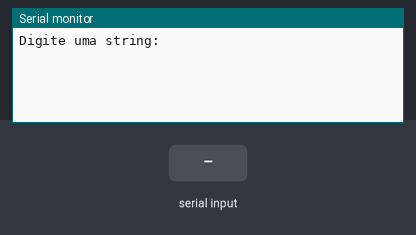
The sketch below on a simulated Arduino Uno, built with avr-gcc and run on an emulated ATmega328P. On the bench: the last lines printed to the serial monitor. Inputs (shaded band) come from the test bench.

Above: at 1.2 s.
1.3 s: "1" received over Serial
At 3.4 s:
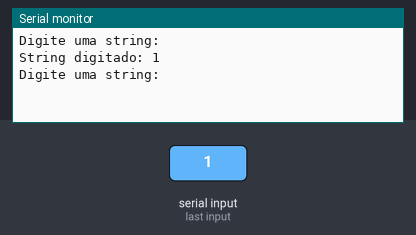
3.8 s: "0" received over Serial
At 5.2 s:
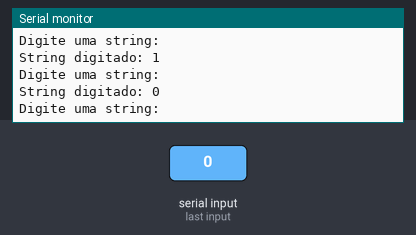
5.3 s: "2" received over Serial
At 7.7 s:
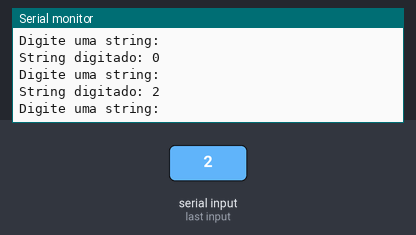

Measured:
- after the input at 1.3 s, the serial monitor: prints a new line after 1.0 s (image 1)
- after the input at 3.8 s, the serial monitor: prints a new line after 1.0 s (image 2)
- after the input at 5.3 s, the serial monitor: prints a new line after 1.0 s (image 3)

The sketch:

Leitura_String.ino
```cpp
String s = "?";

void setup()
{
  Serial.begin(9600);
}

void loop()
{
  Serial.println("Digite uma string: ");
  while (Serial.available() == 0) {} // loop de espera
  s = Serial.readString();
  Serial.print("String digitado: ");
  Serial.println(s);
}
```
